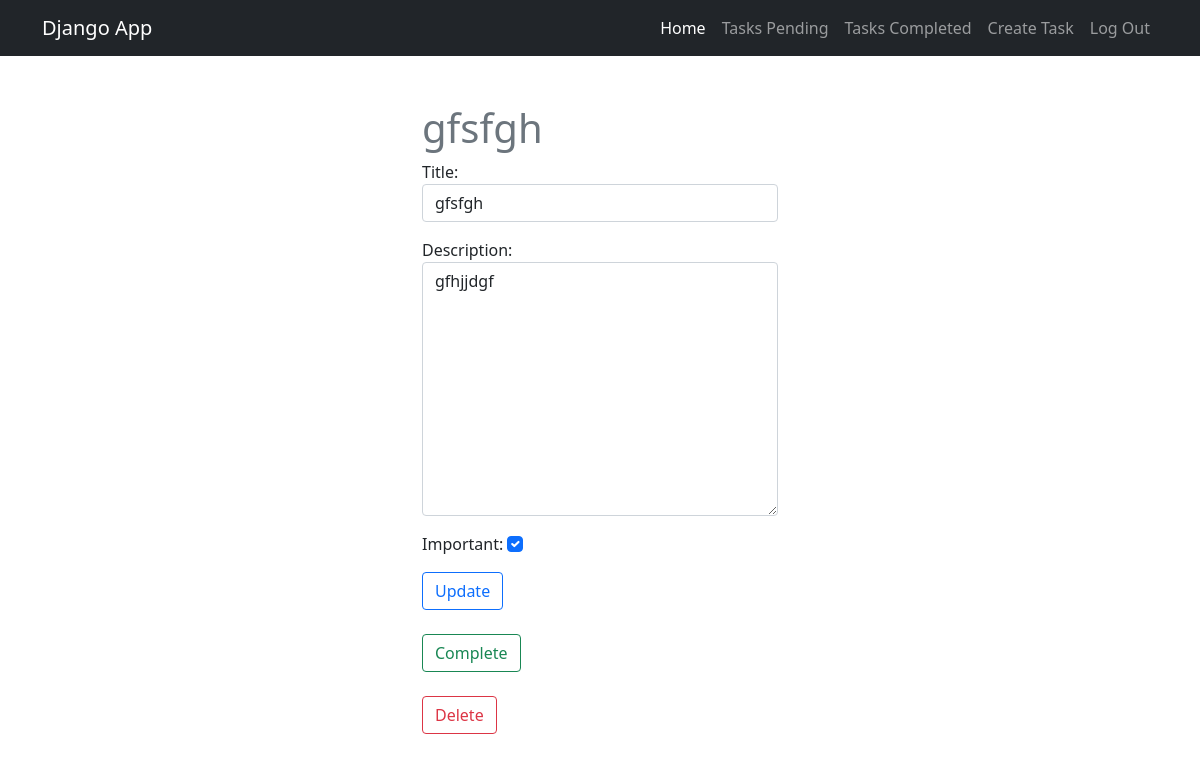
The page /tasks/8/ (signed in) on the database its author committed.
### tasks/models.py (models this page shows, shortened)
class Task(models.Model):
    title = models.CharField(max_length=200)
    description = models.TextField(max_length=1000)
    created = models.DateTimeField(auto_now_add=True)
    datecompleted = models.DateTimeField(null=True, blank=True)
    important = models.BooleanField(default=False)
    user = models.ForeignKey(User, on_delete=models.CASCADE)

### tasks/views.py (the view, shortened to what this page needs)
# urls.py: path("tasks/<int:task_id>/", views.task_detail, name="task_detail"),
@login_required
def task_detail(request, task_id):
    if request.method == "GET":
        task = get_object_or_404(Task, pk=task_id, user=request.user)
        form = TaskForm(instance=task)
        return render(request, "task_detail.html", {"task": task, "form": form})

### tasks/forms.py
class TaskForm(forms.ModelForm):
    class Meta:
        model = Task
        fields = ["title", "description", "important"]
        widgets = {
            "title": forms.TextInput(attrs={"class": "form-control", "placeholder": "Write a title"}),
            "description": forms.Textarea(attrs={"class": "form-control", "placeholder": "Write a description"}),
            "important": forms.CheckboxInput(attrs={"class": "form-check-input"})
        }

### tasks/templates/task_detail.html (shortened to what this page needs)
{% extends 'base.html' %}
{% block content %}
<main class="container">
    <div class="row">
        <div class="col-md-4 offset-md-4 mt-5">
            <form method="post">
                <h1 class="text-secondary">{{task.title}}</h1>
                {{form.as_p}}
                <button class="btn btn-outline-primary">Update</button>
            </form>
            <br>
            <form action="{% url 'complete_task' task.id %}" method="post">
                <button class="btn btn-outline-success">Complete</button>
            </form>
            <br>
            <form action="{% url 'delete_task' task.id %}" method="post">
                <button class="btn btn-outline-danger">Delete</button>
            </form>
        </div>
    </div>
</main>
{% endblock content %}

### rows shown on the page
Task: title "gfsfgh", description "gfhjjdgf", important "☑"
